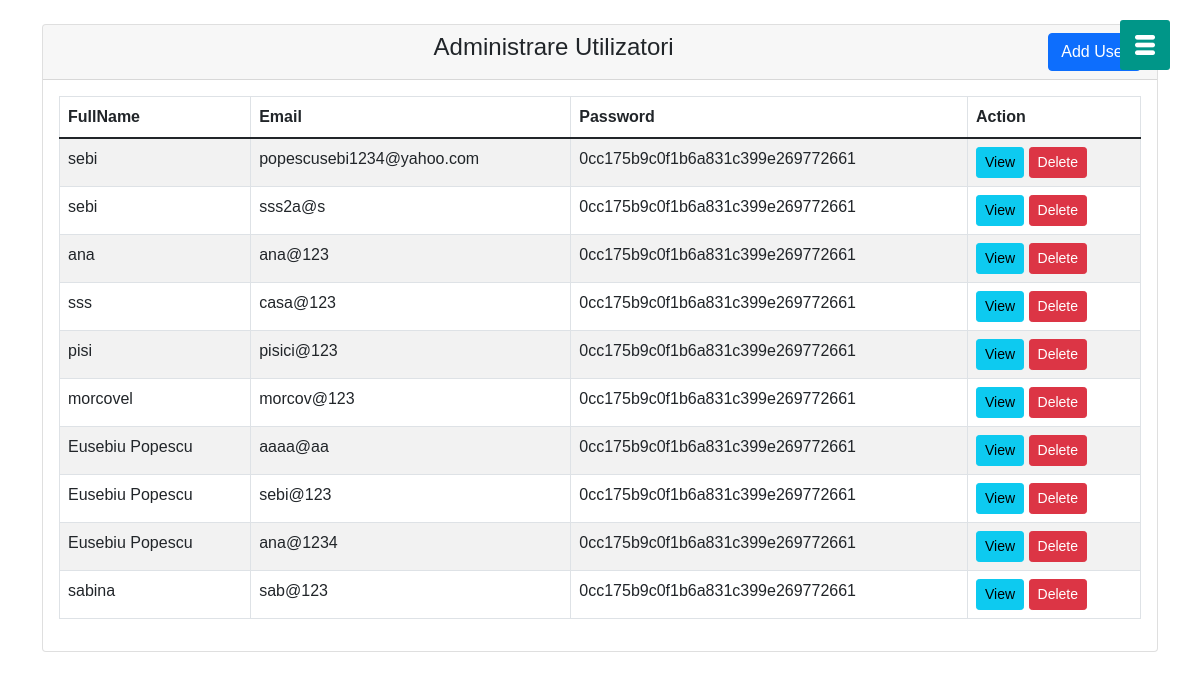
The app's page /utilizatori/students.php with its own data.
### tables this page shows
CREATE TABLE `users` (
  `id` int NOT NULL AUTO_INCREMENT,
  `fullname` varchar(50) NOT NULL,
  `email` varchar(50) NOT NULL,
  `password` varchar(100) NOT NULL,
  `isadmin` int DEFAULT NULL,
  `clar` varchar(200) DEFAULT NULL,
  PRIMARY KEY (`id`)
);

### utilizatori/students.php (the view, shortened to what this page needs)
<!doctype html>
<html lang="en">
  <head>
    <link href="https://cdn.jsdelivr.net/npm/bootstrap@5.1.3/dist/css/bootstrap.min.css" rel="stylesheet">
    <link rel="stylesheet" href="../home/style.css">
    <link rel="stylesheet" href="//cdn.jsdelivr.net/npm/alertifyjs@1.13.1/build/css/alertify.min.css"/>
</head>
<body>
    <div id="menuBtn">
        <img src="../home/images/menu.png" id="menu">
    </div>
<div class="container mt-4">
    <div class="row">
        <div class="col-md-12">
            <div class="card">
                <div class="card-header">
                    <h4 style="text-align:center">Administrare Utilizatori
                        <button type="button" class="btn btn-primary float-end" data-bs-toggle="modal" data-bs-target="#studentAddModal">
                            Add User
                        </button>
                    </h4>
                </div>
                <div class="card-body">
                    <table id="myTable" class="table table-bordered table-striped">
                        <thead>
                            <tr>
                                <th>FullName</th>
                                <th>Email</th>
                                <th>Password</th>
                                <th>Action</th>
                            </tr>
                        </thead>
                        <tbody>
                            <?php
                            require 'dbcon.php';
                            $query = "SELECT * FROM users";
                            $query_run = mysqli_query($con, $query);
                            if(mysqli_num_rows($query_run) > 0)
                            {
                                foreach($query_run as $student)
                                {
                                    ?>
                                    <tr>
                                        <td><?= $student['fullname'] ?></td>
                                        <td><?= $student['email'] ?></td>
                                        <td><?= $student['password'] ?></td>
                                        <td>
                                            <button type="button" value="<?=$student['id'];?>" class="viewStudentBtn btn btn-info btn-sm">View</button>
                                            <button type="button" value="<?=$student['id'];?>" class="deleteStudentBtn btn btn-danger btn-sm">Delete</button>
                                        </td>
                                    </tr>
                                    <?php
                                }
                            }
                            ?>
                        </tbody>
                    </table>
                </div>
            </div>
        </div>
    </div>
</div>
</body>
</html>

### home/style.css (style rules this page uses)
* { margin: 0; padding: 0; font-family: 'Poppins', sans-serif; }
#menuBtn { width: 50px; height: 50px; background: #009688; text-align: center; position: fixed; right: 30px; top: 20px; border-radius: 3px; z-index: 3; cursor: pointer; }
#menuBtn img { width: 20px; margin-top: 15px; }

### records on screen
users: fullname "sebi", email "popescusebi1234@yahoo.com", password "0cc175b9c0f1b6a831c399e269772661", $student['id'] 1 (drawn)
users: fullname "sebi", email "sss2a@s", password "0cc175b9c0f1b6a831c399e269772661", $student['id'] 2 (drawn)
users: fullname "ana", email "ana@123", password "0cc175b9c0f1b6a831c399e269772661", $student['id'] 3 (drawn)
users: fullname "sss", email "casa@123", password "0cc175b9c0f1b6a831c399e269772661", $student['id'] 4 (drawn)
users: fullname "pisi", email "pisici@123", password "0cc175b9c0f1b6a831c399e269772661", $student['id'] 5 (drawn)
users: fullname "morcovel", email "morcov@123", password "0cc175b9c0f1b6a831c399e269772661", $student['id'] 6 (drawn)
users: fullname "Eusebiu Popescu", email "aaaa@aa", password "0cc175b9c0f1b6a831c399e269772661", $student['id'] 8 (drawn)
users: fullname "Eusebiu Popescu", email "sebi@123", password "0cc175b9c0f1b6a831c399e269772661", $student['id'] 9 (drawn)
users: fullname "Eusebiu Popescu", email "ana@1234", password "0cc175b9c0f1b6a831c399e269772661", $student['id'] 10 (drawn)
users: fullname "sabina", email "sab@123", password "0cc175b9c0f1b6a831c399e269772661", $student['id'] 11 (drawn)
